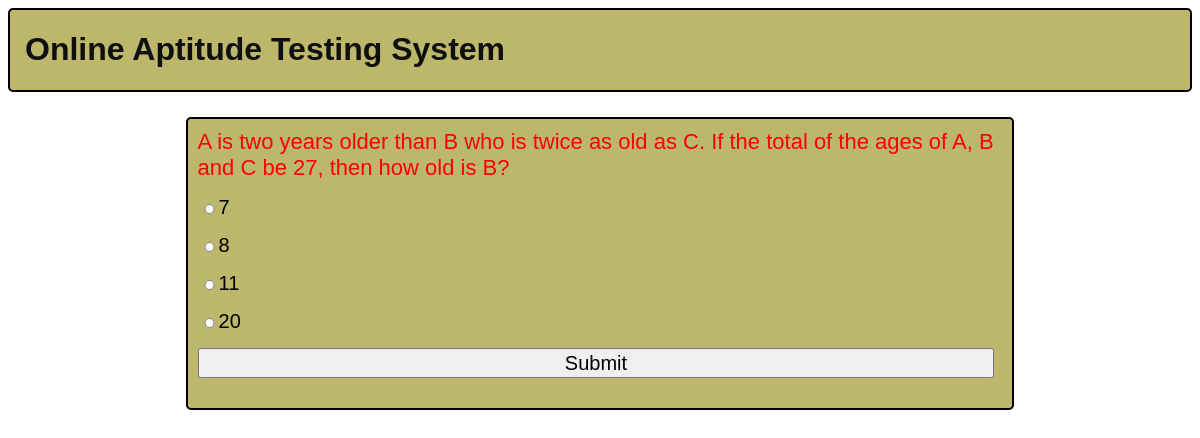
/OATS/test-paper?n=1, run on the app's committed database.
### OATS/models.py (models this page shows)
class Question(models.Model):
    qid = models.BigAutoField(primary_key=True , auto_created=True)
    que = models.TextField()
    a = models.CharField(max_length=255)
    b = models.CharField(max_length=255)
    c = models.CharField(max_length=255)
    d = models.CharField(max_length=255)
    ans = models.CharField(max_length=2)

### OATS/views.py (the view)
# urls.py: path('test-paper' , testPaper , name='testPaper'),
def testPaper(request):
    if 'name' not in request.session.keys():
        res = HttpResponseRedirect("login")
    n = int(request.GET['n'])
    question_pool = list(Question.objects.all())
    random.shuffle(question_pool)
    questions_list = question_pool[:n]
    context = {'questions' : questions_list}
    res = render(request , 'test_paper.html' , context)
    return res

### OATS/templates/test_paper.html (shortened to what this page needs)
{% extends 'main.html' %}
{% block content %}
<form action="{% url 'OATS:calculateTest' %}" method="POST">
    {% for question in questions %}
    <div class="question">
        {{question.que}}
    </div>
    <div class="options"><input type="radio" name="q{{question.qid}}" value="a">{{question.a}}</div>
    <div class="options"><input type="radio" name="q{{question.qid}}" value="b">{{question.b}}</div>
    <div class="options"><input type="radio" name="q{{question.qid}}" value="c">{{question.c}}</div>
    <div class="options"><input type="radio" name="q{{question.qid}}" value="d">{{question.d}}</div>
{% endfor %}
<div><input type="submit" value="Submit"></div>
</form>
{% endblock %}

### OATS/static/theme.css (style rules this page uses)
* { font-family: 'Gill Sans', 'Gill Sans MT', Calibri, 'Trebuchet MS', sans-serif; }

### OATS/static/formstyle.css (style rules this page uses)
form { box-sizing: border-box; padding: 10px; border-radius: 5px; background-color: darkkhaki; display: table; width: 100%; border: 2px solid black; }
input { display: block; width: 99%; margin-bottom: 20px; height: 30px; font-size: 20px; }
.question { font-size: 22px; color: red; margin-bottom: 15px; }
.options { font-size: 20px; }
.options input { display: inline; width: fit-content; height: 10px; }

### data on the page
Question: que "A is two years older than B who is twice as old as C. If the total of the ages of A, B and C be 27, then how old is B?", a "7", b "8", c "11", d "20"
